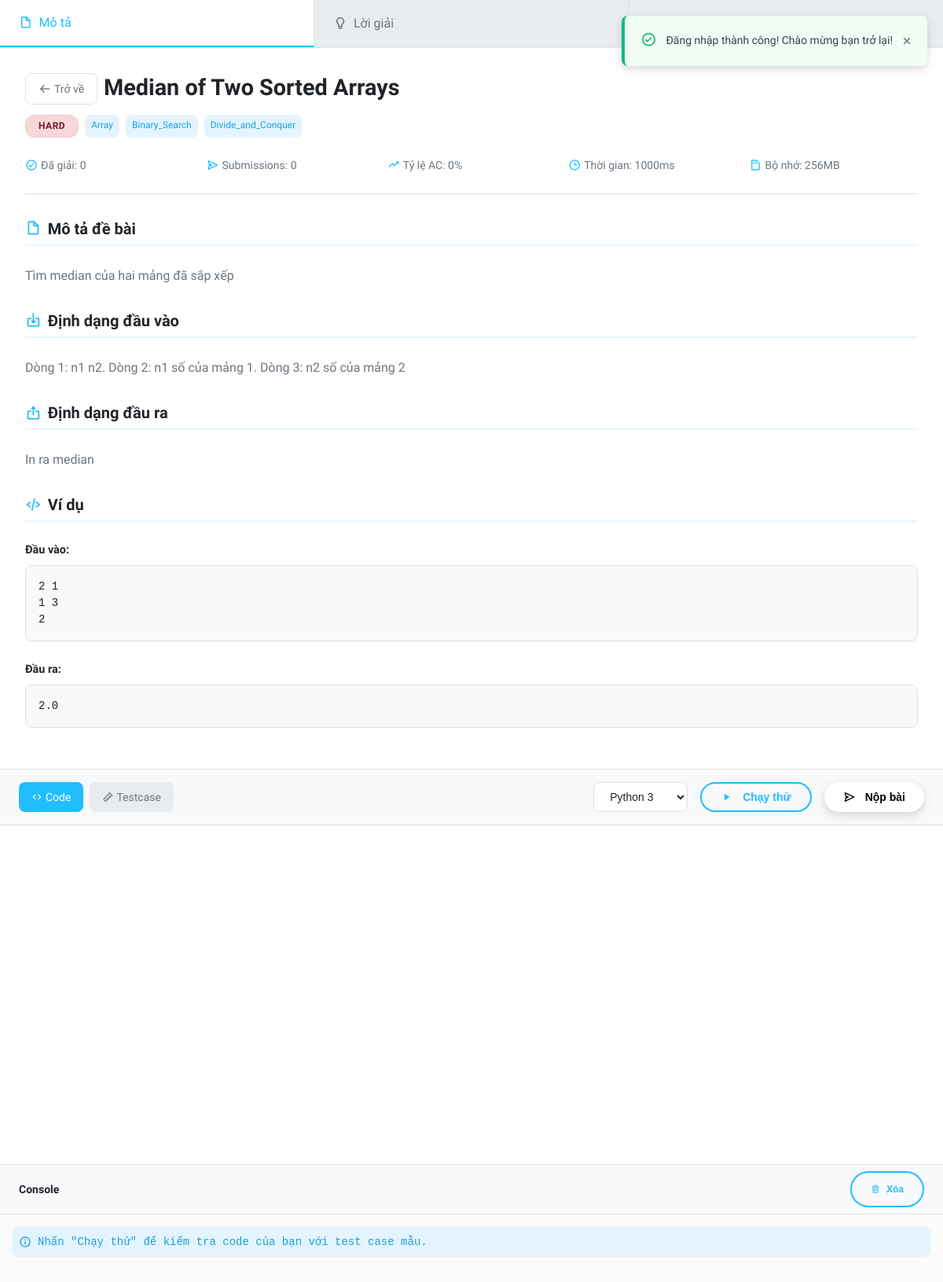
/problems/median-two-sorted-arrays (signed in), run on the app's committed database.
### tables this page shows
CREATE TABLE `problems` (
    `id` INT AUTO_INCREMENT PRIMARY KEY,
    `title` VARCHAR(200) NOT NULL,
    `slug` VARCHAR(200) NOT NULL UNIQUE,
    `description` TEXT NOT NULL,
    `input_format` TEXT NULL,
    `output_format` TEXT NULL,
    `constraints` TEXT NULL,
    `examples` JSON DEFAULT '[]',
    `sample_input` TEXT NULL,
    `sample_output` TEXT NULL,
    `difficulty` ENUM('easy', 'medium', 'hard') DEFAULT 'easy',
    `category` VARCHAR(50) NULL,
    `problem_types` JSON NOT NULL DEFAULT '[]',
    `tags` JSON DEFAULT '[]',
    `hints` JSON DEFAULT '[]',
    `editorial` TEXT NULL,
    `time_limit` INT DEFAULT 1000,
    `memory_limit` INT DEFAULT 256,
    `created_by` INT NOT NULL,
    `is_active` BOOLEAN DEFAULT TRUE,
    `solved_count` INT DEFAULT 0,
    `attempt_count` INT DEFAULT 0,
    `acceptance_rate` DECIMAL(5,2) GENERATED ALWAYS AS (
        CASE 
            WHEN attempt_count > 0 THEN ROUND((solved_count / attempt_count) * 100, 2)
            ELSE 0 
        END
    ) STORED,
    `created_at` TIMESTAMP DEFAULT CURRENT_TIMESTAMP,
    `updated_at` TIMESTAMP DEFAULT CURRENT_TIMESTAMP ON UPDATE CURRENT_TIMESTAMP,
    
    FOREIGN KEY (`created_by`) REFERENCES `users`(`id`) ON DELETE CASCADE,
    INDEX `idx_difficulty` (`difficulty`),
    INDEX `idx_category` (`category`),
    INDEX `idx_slug` (`slug`),
    INDEX `idx_created_by` (`created_by`),
    INDEX `idx_acceptance_rate` (`acceptance_rate`),
    INDEX `idx_solved_count` (`solved_count`),
    FULLTEXT INDEX `idx_search` (`title`, `description`)
);

### app/views/problem_detail.php (the view, shortened to what the rows shown need)
<?php
require_once ROOT_PATH . '/config/config.php';
if (!isset($SUPPORTED_LANGUAGES)) {
    $SUPPORTED_LANGUAGES = [
        'python' => [
            'name' => 'Python 3',
            'extension' => '.py',
            'template' => "def solution():\n    # Your code here\n    pass\n\n# Test your solution\nprint(solution())"
        ],
        'javascript' => [
            'name' => 'JavaScript',
            'extension' => '.js',
            'template' => "function solution() {\n    // Your code here\n}\n\n// Test your solution\nconsole.log(solution());"
        ],
        'cpp' => [
            'name' => 'C/C++',
            'extension' => '.cpp',
            'template' => "#include <iostream>\nusing namespace std;\n\nint main() {\n    // Your code here\n    return 0;\n}"
        ],
        'java' => [
            'name' => 'Java',
            'extension' => '.java',
            'template' => "public class Solution {\n    public static void main(String[] args) {\n        // Your code here\n    }\n}"
        ]
    ];
}
?>
<div class="problem-workspace">
    <div class="problem-sidebar">
        <div class="problem-tabs">
            <div class="problem-tab active" data-tab="description">
                <i class="bx bx-file-blank"></i>
                <span>Mô tả</span>
            </div>
            <div class="problem-tab" data-tab="editorial">
                <i class="bx bx-bulb"></i>
                <span>Lời giải</span>
            </div>
            <div class="problem-tab" data-tab="submissions">
                <span>Submissions</span>
            </div>
        </div>
        <div class="problem-content">
            <div class="tab-content active" id="description-tab">
                <div class="problem-header">
                    <a href="/home" class="back-button">
                        <i class="bx bx-arrow-back"></i>
                        <span>Trở về</span>
                    </a>
                    <h1 class="problem-title"><?= htmlspecialchars($problem['title']) ?></h1>
                    <div class="problem-meta">
                        <span class="difficulty-badge difficulty-<?= strtolower($problem['difficulty']) ?>">
                            <?= ucfirst($problem['difficulty']) ?>
                        </span>
                        <?php if (!empty($problem['problem_types'])): ?>
                            <?php
                            $types = is_string($problem['problem_types']) ?
                                    json_decode($problem['problem_types'], true) :
                                    $problem['problem_types'];
                            ?>
                            <?php foreach ($types as $type): ?>
                                <span class="problem-tag"><?= htmlspecialchars($type) ?></span>
                            <?php endforeach; ?>
                        <?php endif; ?>
                    </div>
                    <div class="problem-stats">
                        <div class="stat-item">
                            <i class="bx bx-check-circle"></i>
                            <span>Đã giải: <?= $problem['accepted_count'] ?? 0 ?></span>
                        </div>
                        <div class="stat-item">
                            <i class="bx bx-send"></i>
                            <span>Submissions: <?= $problem['submission_count'] ?? 0 ?></span>
                        </div>
                        <div class="stat-item">
                            <i class="bx bx-trending-up"></i>
                            <span>Tỷ lệ AC: <?= $problem['acceptance_rate'] ?? 0 ?>%</span>
                        </div>
                        <div class="stat-item">
                            <i class="bx bx-time"></i>
                            <span>Thời gian: <?= $problem['time_limit'] ?? 1000 ?>ms</span>
                        </div>
                        <div class="stat-item">
                            <i class="bx bx-memory-card"></i>
                            <span>Bộ nhớ: <?= $problem['memory_limit'] ?? 256 ?>MB</span>
                        </div>
                    </div>
                </div>
                <div class="problem-section">
                    <h2 class="section-title">
                        <i class="bx bx-file-blank"></i>
                        Mô tả đề bài
                    </h2>
                    <div class="problem-description">
                        <?= $problem['description'] ?? '' ?>
                    </div>
                </div>
                <?php if (!empty($problem['input_format'])): ?>
                <div class="problem-section">
                    <h2 class="section-title">
                        <i class="bx bx-import"></i>
                        Định dạng đầu vào
                    </h2>
                    <div class="problem-description">
                        <?= $problem['input_format'] ?>
                    </div>
                </div>
                <?php endif; ?>
                <?php if (!empty($problem['output_format'])): ?>
                <div class="problem-section">
                    <h2 class="section-title">
                        <i class="bx bx-export"></i>
                        Định dạng đầu ra
                    </h2>
                    <div class="problem-description">
                        <?= $problem['output_format'] ?>
                    </div>
                </div>
                <?php endif; ?>
                <?php if (!empty($problem['sample_input']) || !empty($problem['sample_output'])): ?>
                <div class="problem-section">
                    <h2 class="section-title">
                        <i class="bx bx-code-alt"></i>
                        Ví dụ
                    </h2>
                    <?php if (!empty($problem['sample_input'])): ?>
                    <div class="sample-case">
                        <div class="sample-title">Đầu vào:</div>
                        <pre class="sample-code"><?= htmlspecialchars($problem['sample_input']) ?></pre>
                    </div>
                    <?php endif; ?>
                    <?php if (!empty($problem['sample_output'])): ?>
                    <div class="sample-case">
                        <div class="sample-title">Đầu ra:</div>
                        <pre class="sample-code"><?= htmlspecialchars($problem['sample_output']) ?></pre>
                    </div>
                    <?php endif; ?>
                </div>
                <?php endif; ?>
            </div>
        </div>
    </div>
    <div class="editor-panel">
        <div class="editor-header">
            <div class="editor-tabs">
                <div class="editor-tab active" data-tab="code">
                    <i class="bx bx-code"></i>
                    Code
                </div>
                <div class="editor-tab" data-tab="testcase">
                    <i class="bx bx-test-tube"></i>
                    Testcase
                </div>
            </div>
            <div class="editor-controls">
                <select id="languageSelect" class="language-select">
                    <?php foreach ($SUPPORTED_LANGUAGES as $key => $lang): ?>
                        <option value="<?= $key ?>"><?= $lang['name'] ?></option>
                    <?php endforeach; ?>
                </select>
                <button class="btn btn-outline" id="runCode">
                    <i class="bx bx-play"></i>
                    Chạy thử
                </button>
                <button class="btn btn-primary" id="submitCode">
                    <i class="bx bx-send"></i>
                    Nộp bài
                </button>
            </div>
        </div>
        <div class="editor-container">
        </div>
        <div class="console-panel">
            <div class="console-header">
                <span class="console-title">Console</span>
                <button class="btn btn-outline btn-sm" id="clearConsole">
                    <i class="bx bx-trash"></i>
                    Xóa
                </button>
            </div>
            <div class="console-content" id="consoleOutput">
                <div class="console-message">
                    <i class="bx bx-info-circle"></i>
                    Nhấn "Chạy thử" để kiểm tra code của bạn với test case mẫu.
                </div>
            </div>
        </div>
    </div>
</div>
<?php
include VIEW_PATH . '/layouts/pagesNothing.php';
?>

### app/core/App.php (shortened to what the rows shown need)
<?php
class App
{
    private $routes;
    private $currentUri;
    public function __construct()
    {
        $this->routes = require_once ROOT_PATH . '/routes/web.php';
        $this->currentUri = $this->getCurrentUri();
    }
    public function run()
    {
        try {
            $this->route();
        } catch (Exception $e) {
            $this->handleError($e);
        }
    }
    private function getCurrentUri()
    {
        $uri = $_SERVER['REQUEST_URI'];
        $uri = trim($uri, '/');
        return $uri;
    }
    private function route()
    {
        foreach ($this->routes as $pattern => $handler) {
            $regex = str_replace('/', '\/', $pattern);
            $regex = '/^' . $regex . '$/';
            if (preg_match($regex, $this->currentUri, $matches)) {
                $this->callHandler($handler, array_slice($matches, 1));
                return;
            }
        }
    }
    private function callHandler($handler, $params = [])
    {
        try {
            if (strpos($handler, '@') !== false) {
                list($controllerName, $methodName) = explode('@', $handler);
                $controllerFile = CONTROLLER_PATH . '/' . $controllerName . '.php';
                if (file_exists($controllerFile)) {
                    if (class_exists($controllerName)) {
                        $controller = new $controllerName();
                        if (method_exists($controller, $methodName)) {
                            call_user_func_array([$controller, $methodName], $params);
                            return;
                        }
                    }
                }
            }
        } catch (Exception $e) {
            $this->handleError($e);
        }
    }
}
?>

### app/views/components/popupNotification.php (shortened to what the rows shown need)
<?php
$notification = null;
if (isset($_SESSION['notification'])) {
    $notification = $_SESSION['notification'];
}
if ($notification): ?>
<div id="popupNotification" class="popup-notification <?= htmlspecialchars($notification['type']) ?>" style="display: block;">
    <div class="notification-content">
        <div class="notification-icon">
            <?php if ($notification['type'] === 'success'): ?>
                <i class='bx bx-check-circle'></i>
            <?php elseif ($notification['type'] === 'error'): ?>
                <i class='bx bx-error-circle'></i>
            <?php elseif ($notification['type'] === 'warning'): ?>
                <i class='bx bx-error'></i>
            <?php else: ?>
                <i class='bx bx-info-circle'></i>
            <?php endif; ?>
        </div>
        <div class="notification-message">
            <?= htmlspecialchars($notification['message']) ?>
        </div>
        <button class="notification-close" onclick="closeNotification()">
            <i class='bx bx-x'></i>
        </button>
    </div>
</div>
<?php endif; ?>

### data on the page
problems: title "Median of Two Sorted Arrays", difficulty "HARD", problem_types "Array", problem_types "Binary_Search", problem_types "Divide_and_Conquer", accepted_count "0", submission_count "0", acceptance_rate "0", time_limit "1000", memory_limit "256", description "Tìm median của hai mảng đã sắp xếp", input_format "Dòng 1: n1 n2. Dòng 2: n1 số của mảng 1. Dòng 3: n2 số của mảng 2", output_format "In ra median", sample_input "2 1 1 3 2", sample_output "2.0"

### other printed values
form field value "Python 3"
